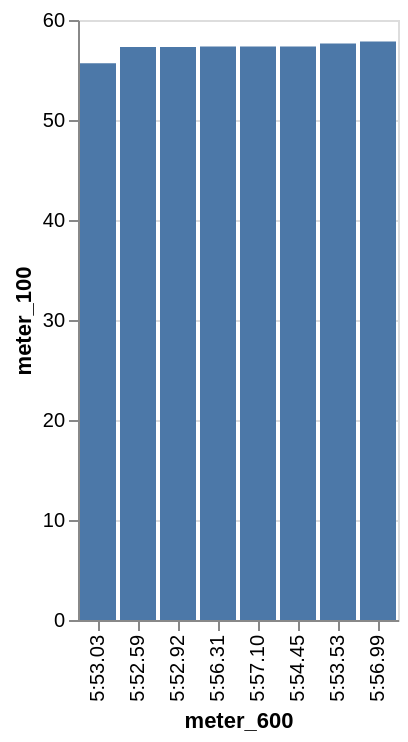

Express this chart as Vega-Lite.
### Vega-Lite specification from a JSON file in a GitHub repository (floating-point values rounded to 4 significant figures)
{"data": {"values": [{"x_data": "5:53.03", "y_data": 55.67}, {"x_data": "5:52.59", "y_data": 57.31}, {"x_data": "5:52.92", "y_data": 57.31}, {"x_data": "5:56.31", "y_data": 57.34}, {"x_data": "5:57.10", "y_data": 57.34}, {"x_data": "5:54.45", "y_data": 57.35}, {"x_data": "5:53.53", "y_data": 57.66}, {"x_data": "5:56.99", "y_data": 57.84}]}, "mark": "bar", "encoding": {"x": {"field": "x_data", "type": "nominal", "title": "meter_600", "sort": {"op": "sum", "field": "y_data", "order": "ascending"}}, "y": {"field": "y_data", "type": "quantitative", "title": "meter_100"}}}
